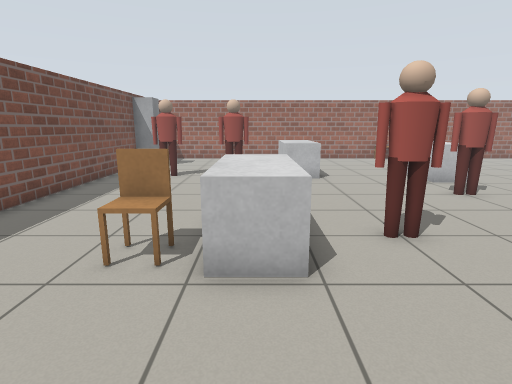
[1] (above)

16 first-person views from a walk through a world built for the Gazebo simulator. The camera is 1.1 m above the floor, tilts 12° down and sees 80° across. The floor is counted in squares, 0.5 m on a side. Each view is taken from the middle of a square. On the plan, view 1 faces up. The plan holds only what a view shows up to about 18 squares ahead; the rest is blank. Some stock models are drawn as simple stand-ins. Surface patterns are stand-ins for the level's own textures.

[2]
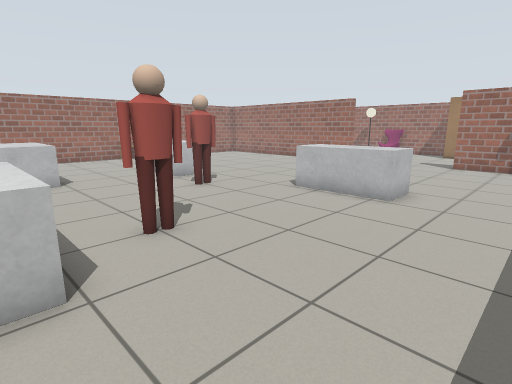

[3]
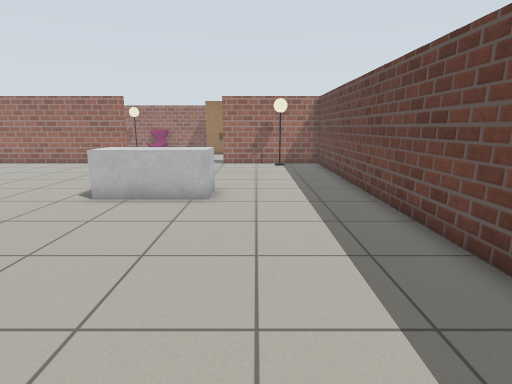

[4]
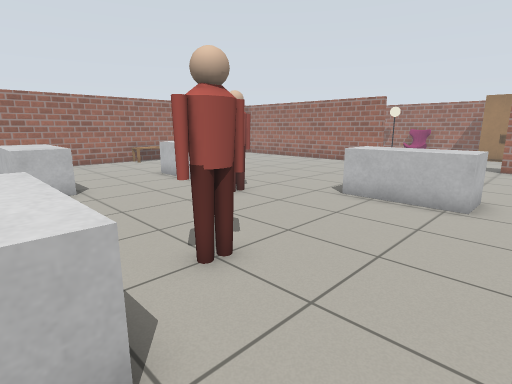

[5]
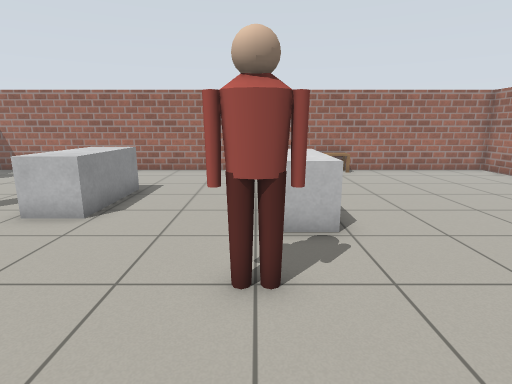

[6]
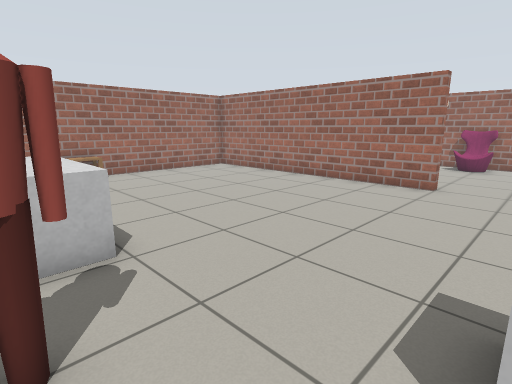

[7]
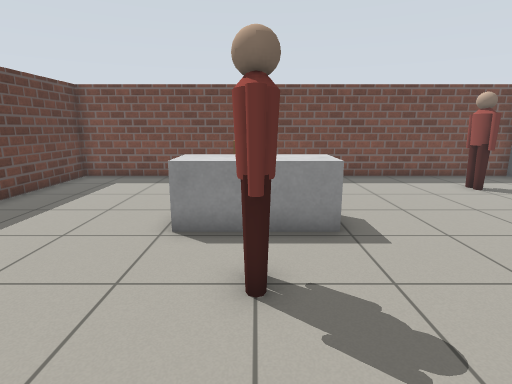

[8]
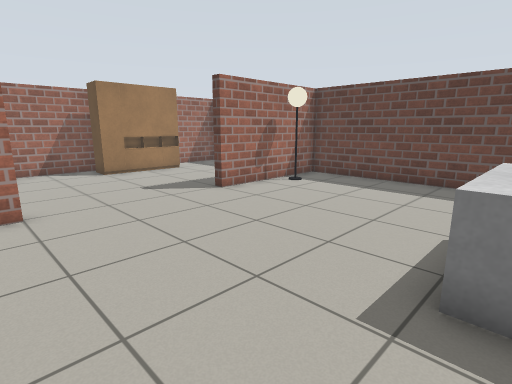

[9]
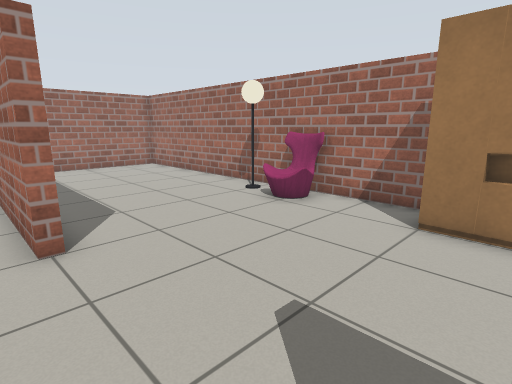

[10]
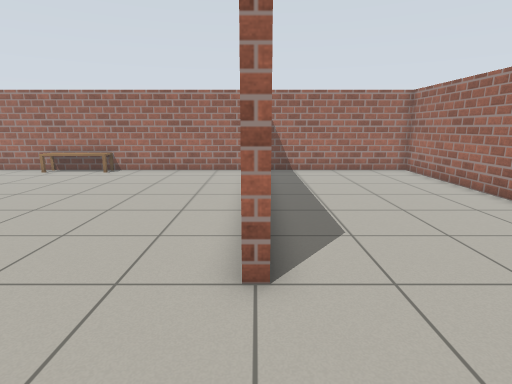

[11]
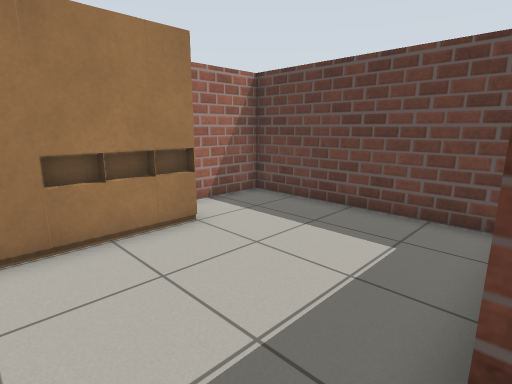

[12]
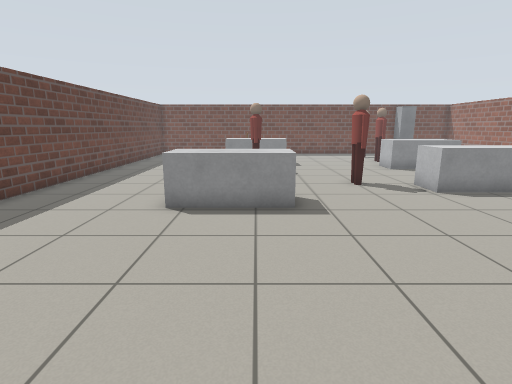

[13]
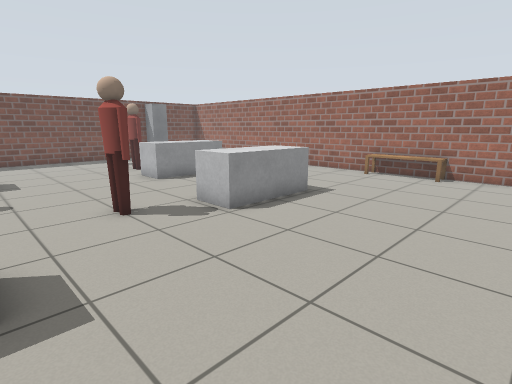

[14]
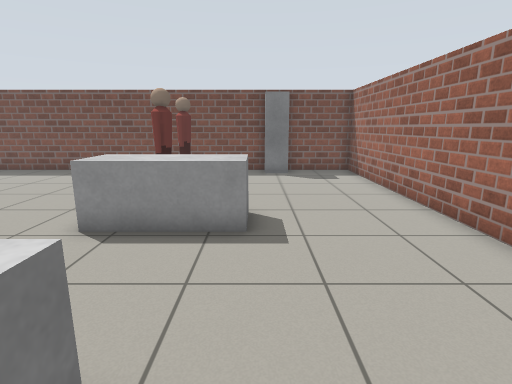

[15]
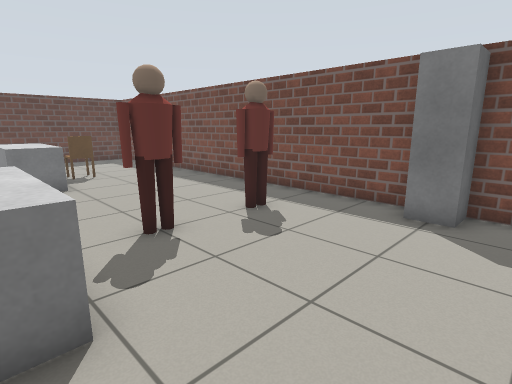

[16]
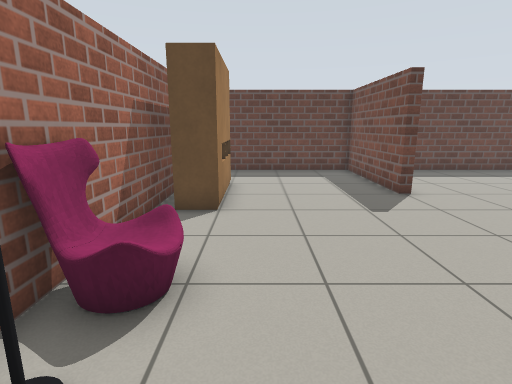

### Floor plan
Points are (right, up) in squares from view 1. A wall is a line through its corners. A room is listed if a view was taken in it or the views show most of it. See-through windows are left out.
Room 1 (views 1, 2, 3, 4, 5, 6, 7, 8, 9, 10, 11, 12, 13, 14, 15, 16)
walls: (19.2, 10) (18.8, 10) (18.8, 21.8) (-6.8, 21.8) (-6.8, -1.8) (18.8, -1.8) (18.8, 4) (19.2, 4) (19.2, -1.8) (26.8, -1.8) (26.8, 0.9); (26.8, 3.8) (26.8, 21.8) (19.8, 21.8)
objects: wardrobe (-7, 17) to (-6, 19); person (-5, 14) to (-3, 14); chair (-2, 5); person (-2, 14) to (0, 14); grey box (-1, 4) to (1, 8); grey box (1, 13) to (3, 17); person (2, 6) to (4, 6); person (6, 10) to (8, 10); grey box (7, 12) to (9, 16); bench (8, 21) to (12, 21); grey box (9, 3) to (11, 7); lamp (18, 0) to (18, 1); wardrobe (25, 2) to (26, 6); sofa (25, 9) to (26, 11); lamp (26, 12)

Positions as (right, up) in squares from view 1, and headings:
1: (0, 0), facing up
2: (0, 0), facing up-right
3: (0, 2), facing right
4: (0, 2), facing up-right
5: (7, 6), facing up
6: (7, 7), facing up-right
7: (7, 6), facing left
8: (10, 11), facing down-right
9: (18, 4), facing up-right
10: (19, 6), facing up
11: (19, 6), facing down-right
12: (19, 6), facing left
13: (15, 7), facing up-left
14: (9, 17), facing left
15: (2, 20), facing down-left
16: (24, 14), facing down
